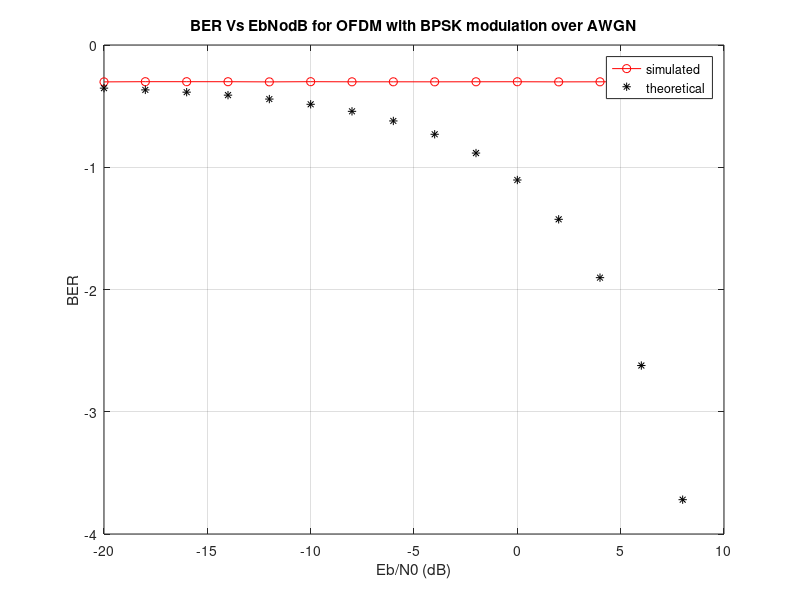

Write the MATLAB code that produced this figure.
%Simulation of OFDM system in an AWGN environment Follows IEEE 802.11 specification
clear; clc;
%--------Simulation parameters---------------- 
nSym=10^4; %Number of OFDM Symbols to transmit
EbN0dB = -20:2:8; % bit to noise ratio 
%---------------------------------------------
%--------OFDM Parameters - Given in IEEE Spec--
N=64; %FFT size or total number of subcarriers (used + unused) 64 
Nsd = 48; %Number of data subcarriers 48
Nsp = 4 ; %Number of pilot subcarriers 4
ofdmBW = 20 * 10^6 ; % OFDM bandwidth 
%----------------------------------------------
%--------Derived Parameters--------------------
deltaF = ofdmBW/N; %=20 MHz/64 = 0.3125 MHz
Tfft = 1/deltaF; % IFFT/FFT period = 3.2us
Tgi = Tfft/4;%Guard interval duration - duration of cyclic prefix
Tsignal = Tgi+Tfft; %duration of BPSK-OFDM symbol
Ncp = N*Tgi/Tfft; %Number of symbols allocated to cyclic prefix
Nst = Nsd + Nsp; %Number of total used subcarriers
nBitsPerSym=Nst; %For BPSK the number of Bits per Symbol is same as num of subcarriers
%----------------------------------------------
EsN0dB = EbN0dB + 10*log10(Nst/N) + 10*log10(N/(Ncp+N)); % converting to symbol to noise ratio
errors= zeros(1,length(EsN0dB));
theoreticalBER = zeros(1,length(EsN0dB));
%Monte Carlo Simulation 
for i=1:length(EsN0dB),
for j=1:nSym
%-----------------Transmitter--------------------
s=2*round(rand(1,Nst))-1; %Generating Random Data with BPSK modulation 
%IFFT block
%Assigning subcarriers from 1 to 26 (mapped to 1-26 of IFFT input)
%and -26 to -1 (mapped to 38 to 63 of IFFT input); Nulls from 27 to 37
%and at 0 position
X_Freq=[zeros(1,1) s(1:Nst/2) zeros(1,11) s(Nst/2+1:end)];
% Pretending the data to be in frequency domain and converting to time domain 
x_Time=N/sqrt(Nst)*ifft(X_Freq);
%Adding Cyclic Prefix 
ofdm_signal=[x_Time(N-Ncp+1:N) x_Time];
%--------------Channel Modeling ---------------- 
noise=1/sqrt(2)*(randn(1,length(ofdm_signal))+1i*randn(1,length(ofdm_signal))); 
r= sqrt((N+Ncp)/N)*ofdm_signal + 10^(-EsN0dB(i)/20)*noise;
%-----------------Receiver---------------------- 
%Removing cyclic prefix 
r_Parallel=r(Ncp+1:(N+Ncp));
%FFT Block 
r_Time=sqrt(Nst)/N*(fft(r_Parallel));
%Extracting the data carriers from the FFT output 
R_Freq=r_Time([(2:Nst/2+1) (Nst/2+13:Nst+12)]);
%BPSK demodulation / Constellation Demapper.Force +ve value --> 1, -ve value --> -1 
R_Freq(R_Freq>0) = +1;
R_Freq(R_Freq<0) = -1;
s_cap=R_Freq;
numErrors = sum(abs(s_cap-s)/2); %Count number of errors %Accumulate bit errors for all symbols transmitted 
errors(i)=errors(i)+numErrors;
end
theoreticalBER(i)=(1/2)*erfc(sqrt(10.^(EbN0dB(i)/10))); %Same as BER for BPSK over AWGN 
end
simulatedBER = errors/(nSym*Nst); plot(EbN0dB,log10(simulatedBER),'r-o');
hold on;
plot(EbN0dB,log10(theoreticalBER),'k*');
grid on;
title('BER Vs EbNodB for OFDM with BPSK modulation over AWGN'); xlabel('Eb/N0 (dB)');ylabel('BER');legend('simulated','theoretical');